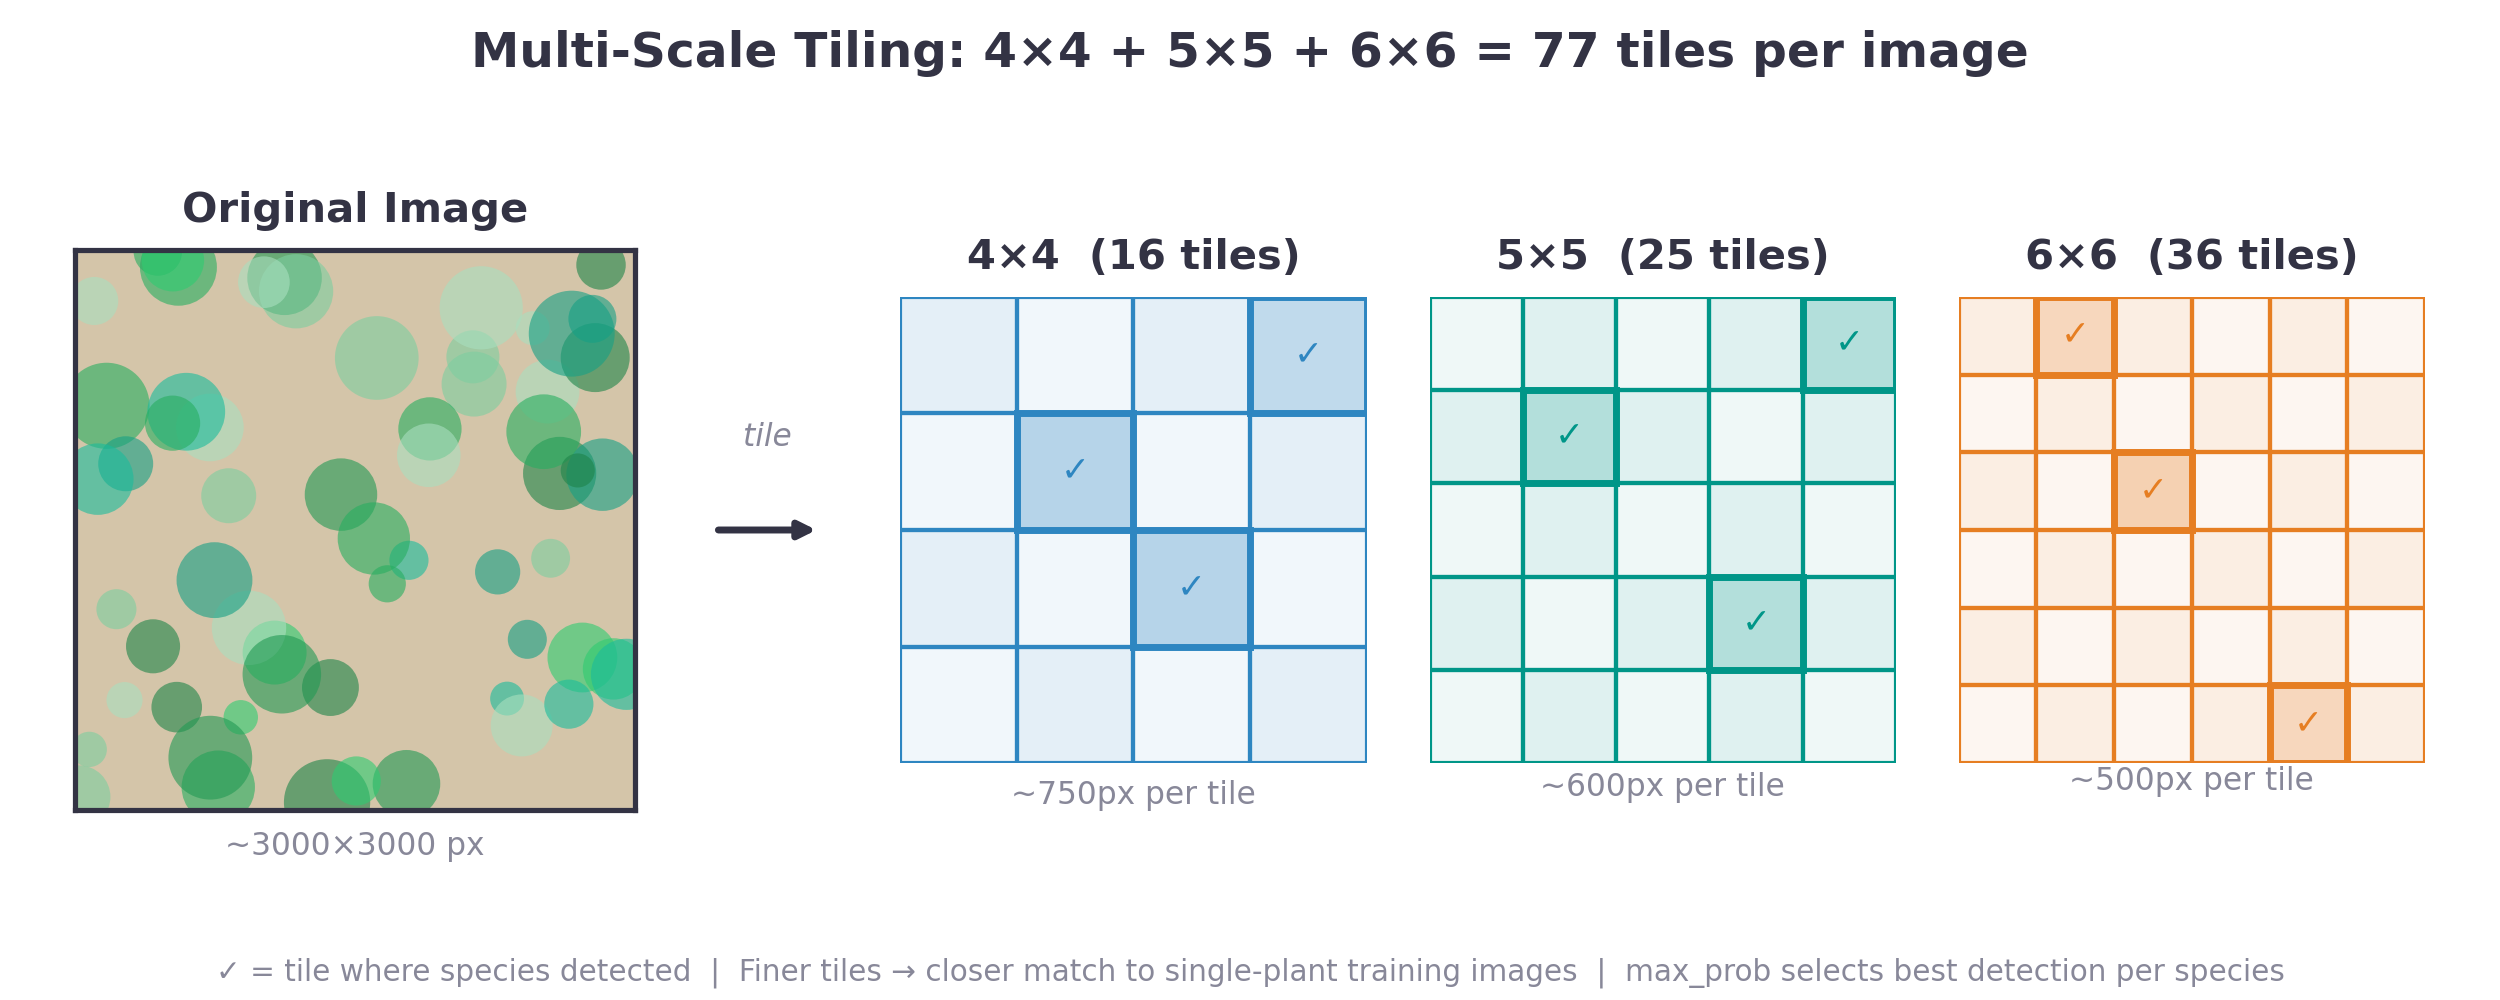

This figure's Python source:
"""
Generate a clean diagram showing multi-scale n×n tiling of a vegetation plot image.
"""

import matplotlib
matplotlib.use("Agg")
import matplotlib.pyplot as plt
import matplotlib.patches as mpatches
import numpy as np

M_TEAL   = "#009688"
M_BLUE   = "#2E86C1"
M_ORANGE = "#E67E22"
M_DARK   = "#333344"
M_GRAY   = "#888899"
M_LGRAY  = "#CCCCDD"
M_BG     = "#FFFFFF"
M_GREEN  = "#2ECC71"

def draw_grid(ax, n, color, label, tile_px):
    """Draw an n×n grid on the axes with labels."""
    ax.set_xlim(0, n)
    ax.set_ylim(0, n)
    ax.set_aspect("equal")

    # Fill tiles with alternating light shading to show grid
    for i in range(n):
        for j in range(n):
            shade = color + "10" if (i + j) % 2 == 0 else color + "20"
            rect = plt.Rectangle((j, i), 1, 1, facecolor=shade,
                                  edgecolor=color, linewidth=1.2)
            ax.add_patch(rect)

    # Highlight a couple of tiles to show "plant detection"
    highlights = []
    if n == 4:
        highlights = [(1, 2), (2, 1), (3, 3)]
    elif n == 5:
        highlights = [(1, 3), (3, 1), (4, 4)]
    elif n == 6:
        highlights = [(0, 4), (3, 2), (5, 1)]

    for (r, c) in highlights:
        rect = plt.Rectangle((c, r), 1, 1, facecolor=color + "40",
                              edgecolor=color, linewidth=2)
        ax.add_patch(rect)
        ax.text(c + 0.5, r + 0.5, "\u2713", ha="center", va="center",
                fontsize=10, color=color, fontweight="bold")

    # Title and info
    ax.set_title(f"{n}\u00d7{n}  ({n*n} tiles)", fontsize=12, fontweight="bold",
                 color=M_DARK, pad=8)
    ax.text(n / 2, -0.35, f"~{tile_px}px per tile", ha="center", fontsize=9, color=M_GRAY)

    ax.set_xticks([])
    ax.set_yticks([])
    for sp in ax.spines.values():
        sp.set_visible(False)


fig = plt.figure(figsize=(10, 4), facecolor=M_BG)

# Layout: [original image] → [4×4] → [5×5] → [6×6]
gs = fig.add_gridspec(1, 5, width_ratios=[1.2, 0.3, 1, 1, 1],
                      wspace=0.15, left=0.03, right=0.97, top=0.82, bottom=0.12)

# Original image representation
ax0 = fig.add_subplot(gs[0, 0])
ax0.set_xlim(0, 1)
ax0.set_ylim(0, 1)
ax0.set_aspect("equal")

# Simulate a vegetation plot with colored patches
np.random.seed(42)
for _ in range(60):
    x, y = np.random.rand(), np.random.rand()
    size = np.random.uniform(0.03, 0.08)
    green = np.random.choice(["#2ECC71", "#27AE60", "#1ABC9C", "#16A085",
                               "#229954", "#1E8449", "#7DCEA0", "#A9DFBF"])
    circle = plt.Circle((x, y), size, facecolor=green, edgecolor="none", alpha=0.6)
    ax0.add_patch(circle)

# Brown soil background
ax0.set_facecolor("#D4C5A9")
ax0.set_title("Original Image", fontsize=12, fontweight="bold", color=M_DARK, pad=8)
ax0.text(0.5, -0.08, "~3000\u00d73000 px", ha="center", fontsize=9, color=M_GRAY,
         transform=ax0.transAxes)
ax0.set_xticks([])
ax0.set_yticks([])
for sp in ax0.spines.values():
    sp.set_color(M_DARK)
    sp.set_linewidth(1.5)

# Arrow
ax_arrow = fig.add_subplot(gs[0, 1])
ax_arrow.set_xlim(0, 1)
ax_arrow.set_ylim(0, 1)
ax_arrow.axis("off")
ax_arrow.annotate("", xy=(0.9, 0.5), xytext=(0.1, 0.5),
                  arrowprops=dict(arrowstyle="-|>", color=M_DARK, lw=2))
ax_arrow.text(0.5, 0.62, "tile", ha="center", fontsize=9, color=M_GRAY, fontstyle="italic")

# 4×4 grid
ax1 = fig.add_subplot(gs[0, 2])
draw_grid(ax1, 4, M_BLUE, "4\u00d74", 750)

# 5×5 grid
ax2 = fig.add_subplot(gs[0, 3])
draw_grid(ax2, 5, M_TEAL, "5\u00d75", 600)

# 6×6 grid
ax3 = fig.add_subplot(gs[0, 4])
draw_grid(ax3, 6, M_ORANGE, "6\u00d76", 500)

# Overall title
fig.suptitle("Multi-Scale Tiling: 4\u00d74 + 5\u00d75 + 6\u00d76 = 77 tiles per image",
             fontsize=14, fontweight="bold", color=M_DARK, y=0.97)

# Bottom annotation
fig.text(0.5, 0.02,
         "\u2713 = tile where species detected  |  Finer tiles \u2192 closer match to single-plant training images  |  max_prob selects best detection per species",
         ha="center", fontsize=8.5, color=M_GRAY)

out = r"C:\Users\alper\Documents\PlantCLEF_2026_Local\_GitHub\plantclef-2026\user\alper\src\tiling_diagram.png"
fig.savefig(out, dpi=250, facecolor=M_BG, edgecolor="none")
plt.close(fig)
print(f"Saved: {out}")
